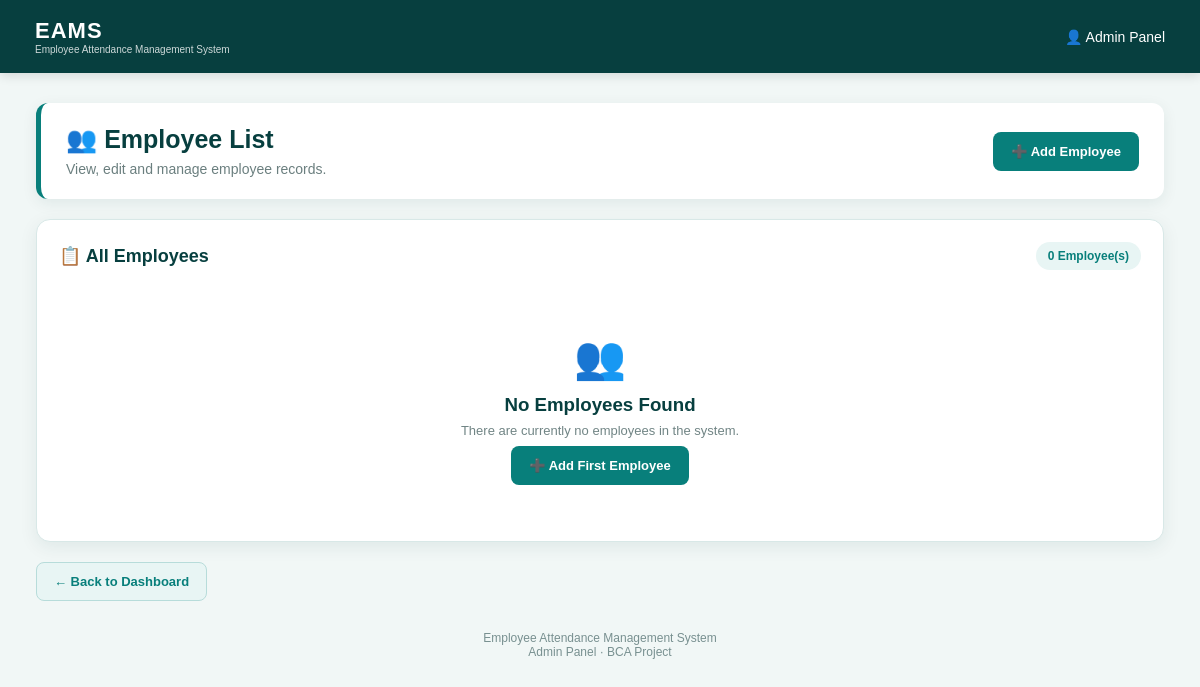
Before: /view_employees (signed in) with the older database file.
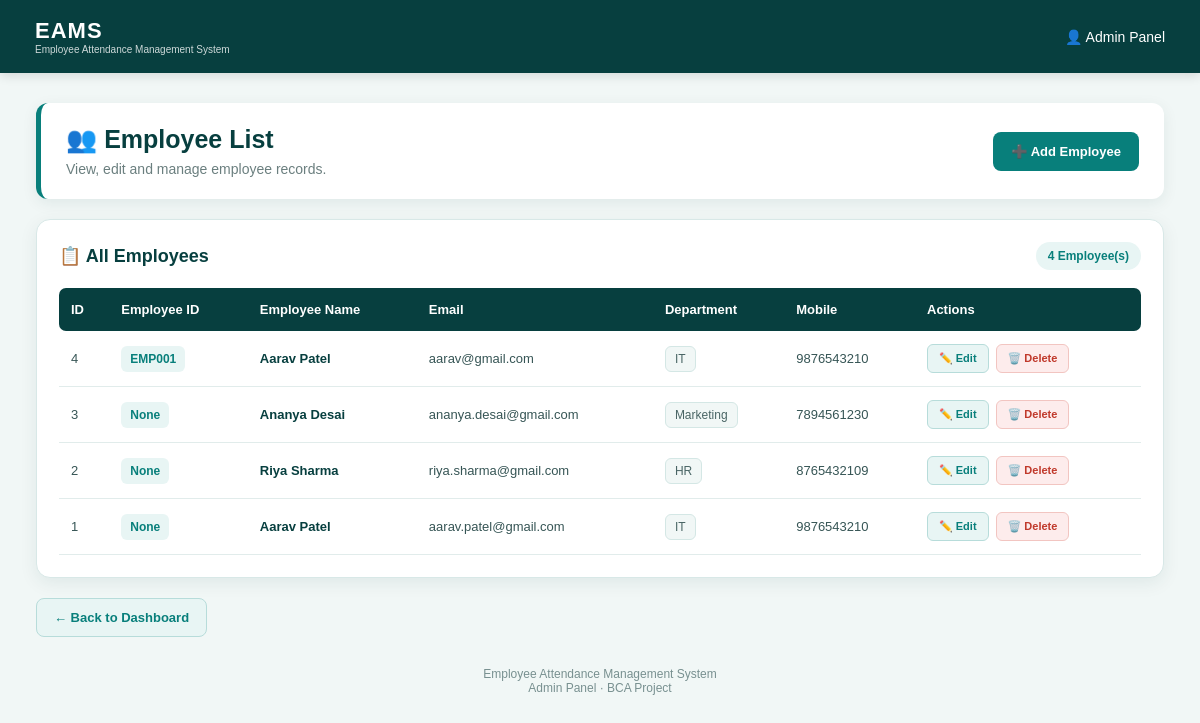
After: the same page with the newer database file.
### tables this page shows
CREATE TABLE employee(
        id INTEGER PRIMARY KEY AUTOINCREMENT,
        employee_id TEXT,
        name TEXT,
        email TEXT,
        department TEXT,
        mobile TEXT
    );

### app.py (the view)
@app.route("/view_employees")
def view_employees():
    if not session.get("admin"):
        return redirect("/login")
    conn = sqlite3.connect(DB_NAME)
    cur = conn.cursor()
    cur.execute("""
        SELECT
            id,
            employee_id,
            name,
            email,
            department,
            mobile
        FROM employee
        ORDER BY id DESC
    """)
    employees = cur.fetchall()
    conn.close()
    return render_template(
        "view_employees.html",
        employees=employees
    )

### templates/view_employees.html (shortened to what the changed rows need)
<!DOCTYPE html>
<html lang="en">
<head>
</head>
<body>
    <div class="container">
        <div class="page-header">
            <div>
                <h1>
                    👥 Employee List
                </h1>
            </div>
        </div>
        <div class="table-card">
            <div class="table-top">
                <h2>
                    📋 All Employees
                </h2>
                <div class="employee-count">
                    {{ employees|length }}
                    Employee(s)
                </div>
            </div>
            {% if employees %}
            <div class="table-container">
                <table>
                    <thead>
                        <tr>
                            <th>
                                ID
                            </th>
                            <th>
                                Employee ID
                            </th>
                            <th>
                                Employee Name
                            </th>
                            <th>
                                Email
                            </th>
                            <th>
                                Department
                            </th>
                            <th>
                                Mobile
                            </th>
                            <th>
                                Actions
                            </th>
                        </tr>
                    </thead>
                    <tbody>
                        {% for employee in employees %}
                        <tr>
                            <td>
                                {{ employee[0] }}
                            </td>
                            <td>
                                <span class="employee-id">
                                    {{ employee[1] }}
                                </span>
                            </td>
                            <td>
                                <span class="employee-name">
                                    {{ employee[2] }}
                                </span>
                            </td>
                            <td>
                                {% if employee[3] %}
                                    {{ employee[3] }}
                                {% else %}
                                    -
                                {% endif %}
                            </td>
                            <td>
                                {% if employee[4] %}
                                    <span class="department">
                                        {{ employee[4] }}
                                    </span>
                                {% else %}
                                    -
                                {% endif %}
                            </td>
                            <td>
                                {% if employee[5] %}
                                    {{ employee[5] }}
                                {% else %}
                                    -
                                {% endif %}
                            </td>
                            <td>
                                <div class="actions">
                                    <a
                                        href="/edit_employee/{{ employee[0] }}"
                                        class="edit-btn"
                                    >
                                        ✏️ Edit
                                    </a>
                                    <a
                                        href="/delete_employee/{{ employee[0] }}"
                                        class="delete-btn"
                                        onclick="return confirm('Are you sure you want to delete this employee?');"
                                    >
                                        🗑️ Delete
                                    </a>
                                </div>
                            </td>
                        </tr>
                        {% endfor %}
                    </tbody>
                </table>
            </div>
            {% else %}
            <div class="empty-box">
                <div class="empty-icon">
                    👥
                </div>
                <h3>
                    No Employees Found
                </h3>
                <p>
                    There are currently no employees in the system.
                </p>
                <a
                    href="/add_employee"
                    class="add-btn"
                >
                    ➕ Add First Employee
                </a>
            </div>
            {% endif %}
        </div>
    </div>
</body>
</html>

Changed rows visible on the page:
added employee: id "4", employee "EMP001", name "Aarav Patel", email "aarav@gmail.com", department "IT", mobile "9876543210"
added employee: id "3", employee "None", name "Ananya Desai", email "ananya.desai@gmail.com", department "Marketing", mobile "7894561230"
added employee: id "2", employee "None", name "Riya Sharma", email "riya.sharma@gmail.com", department "HR", mobile "8765432109"
added employee: id "1", employee "None", name "Aarav Patel", email "aarav.patel@gmail.com", department "IT", mobile "9876543210"
Other visible differences:
{{ employees|length }}: "0" → "4"
text no longer shown: "👥 No Employees Found There are currently no employees in the system. ➕ Add First Employee"
text now shown: "ID Employee ID Employee Name Email Department Mobile Actions"
